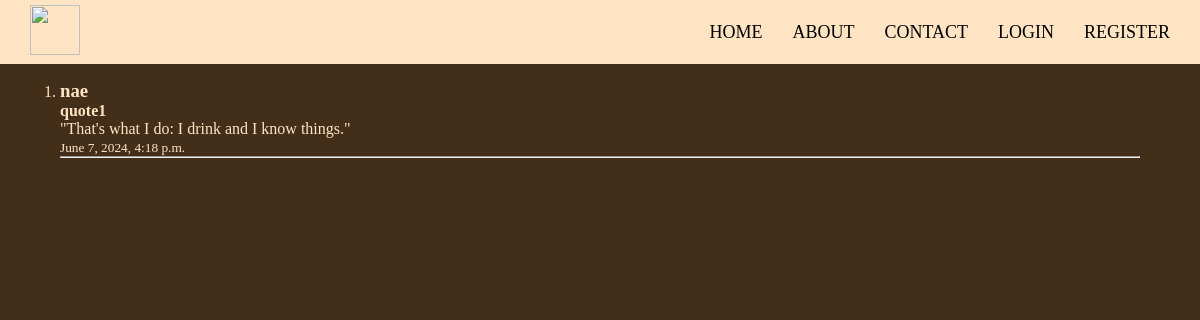
The page /article_detail/3 on the database its author committed.
### article/models.py (models this page shows, shortened)
class Article(models.Model):
    author = models.ForeignKey("auth.User", on_delete=models.CASCADE)
    title = models.CharField(max_length=150)
    content = models.TextField(max_length=500)
    created_date = models.DateTimeField(auto_now_add=True)

### article/views.py (the view)
# urls.py: path("article_detail/<int:id>", article_detail, name="article_detail"),
def article_detail(request, id):
    article = Article.objects.filter(id=id).first()
    context = {"article" : article}
    return render(request, "article_detail.html", context)

### templates/article_detail.html (shortened to what this page needs)
{% extends "base.html" %}
{% block body %}
   <div class="articles">
   <ul>
       <li>
        <h3>{{article.author}}</h3>
        <h4>{{article.title}}</h4>
        <p>{{article.content}}</p>
        <small>{{article.created_date}}</small>
      </li>
      <hr>
    </div>
{% endblock body %}

### static/style.css (style rules this page uses)
* { margin: 0; padding: 0; box-sizing: border-box; text-decoration: none; list-style: none; }
body { background-color: rgb(67, 47, 25); color: aliceblue; }
.articles { color: bisque; }
.articles ul li { list-style: decimal; }

### rows shown on the page
Article: author "nae", title "quote1", content "\"That's what I do: I drink and I know things.\"", created_date "June 7, 2024, 4:18 p.m."
